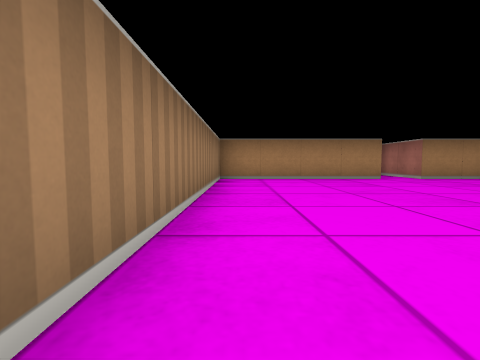
view 1 (above)

15 first-person views from a walk through a cub3D maze. The camera is about half as high as the walls, tilts 4° down and sees 85° across. The floor is counted in squares. Each view is taken from the middle of a square. On the plan, view 1 faces up. The plan holds only what a view shows up to about 9 squares ahead; the rest is blank.

view 2
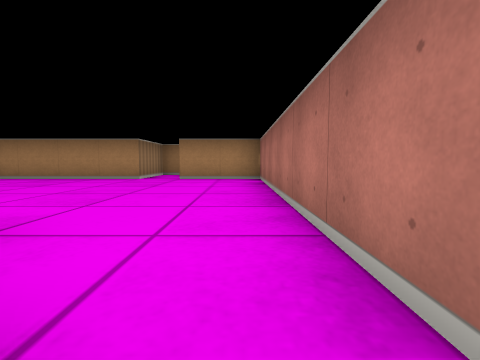

view 3
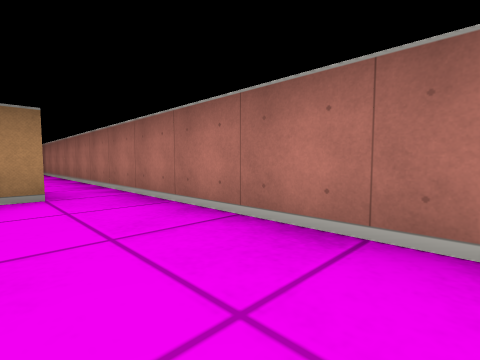

view 4
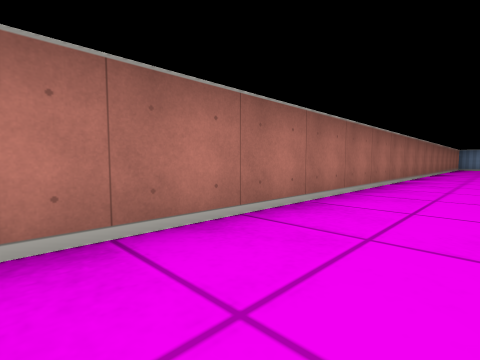

view 5
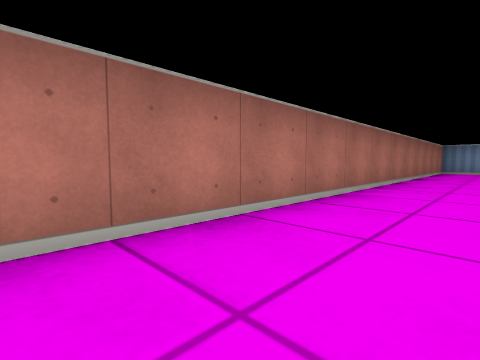

view 6
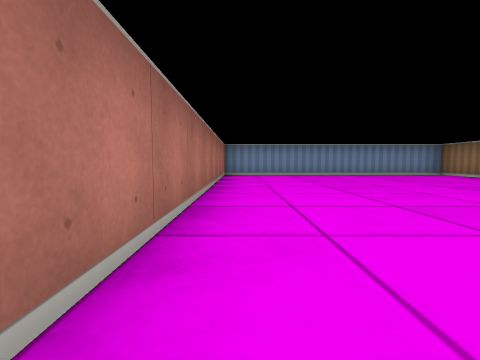

view 7
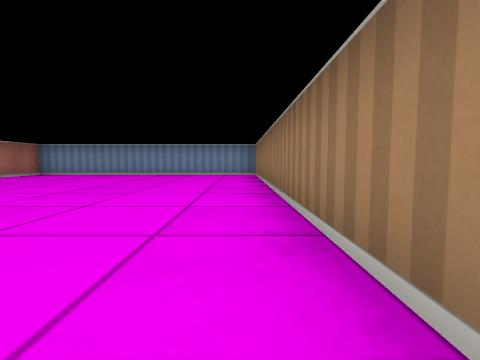

view 8
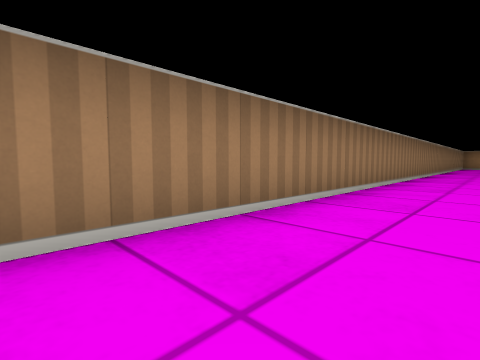

view 9
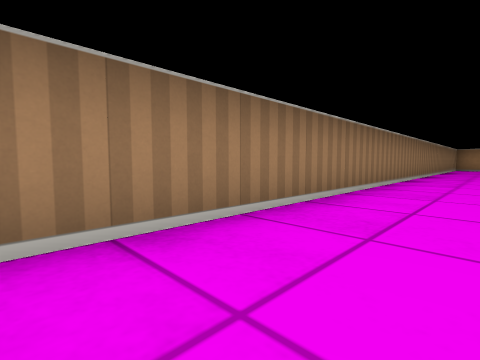

view 10
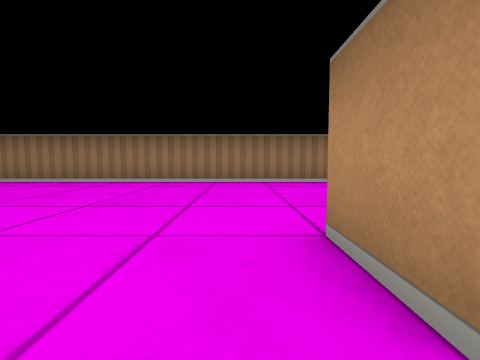

view 11
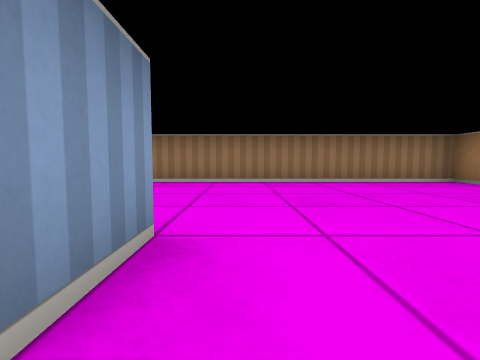

view 12
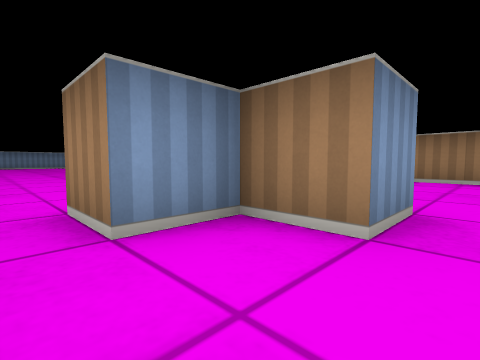

view 13
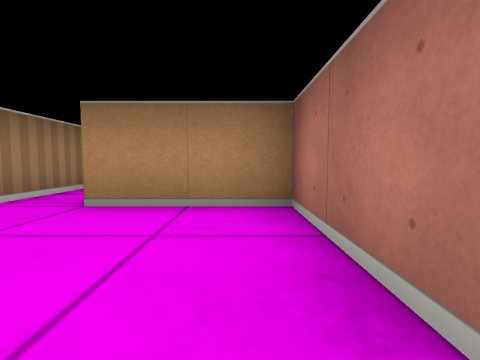

view 14
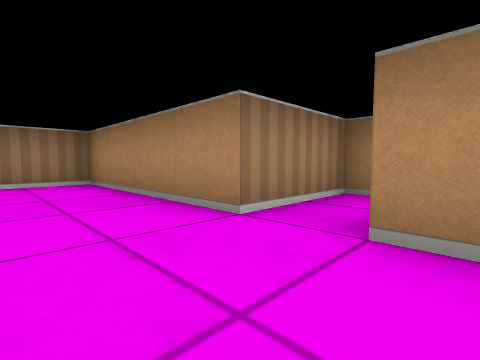

view 15
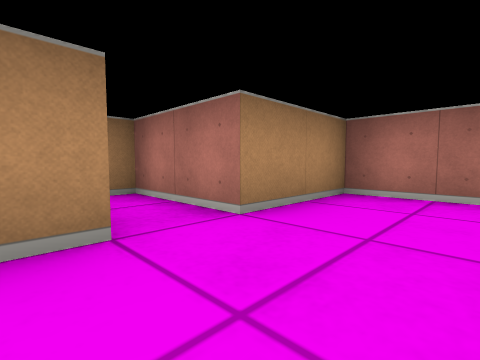

### Floor plan
Points are (right, up) in squares from view 1. A wall is a line through its corners. A room is listed if a view was taken in it or the views show most of it. See-through windows are left out.
Room 1 (views 1, 2, 3, 4, 5, 6, 7, 8, 9, 10, 11, 12, 13, 14, 15)
walls: (4.5, -1.5) (3.5, -1.5); (3.4, 1.5) (4.5, 1.5) (4.5, 0.5) (5.5, 0.5) (5.5, -0.5) (5.1, -0.5); (-0.5, -17.5) (6.5, -17.5) (6.5, 6.5) (4.5, 6.5) (4.5, 8.5) (3.5, 8.5) (3.5, 6.5) (-0.5, 6.5) (-0.5, -17.5)

Positions as (right, up) in squares from view 1, and headings:
1: (0, 0), facing up
2: (6, 0), facing up
3: (5, -4), facing up-right
4: (5, -1), facing down-right
5: (5, -6), facing down-right
6: (6, -9), facing down
7: (0, -9), facing down
8: (1, -12), facing up-left
9: (1, -9), facing up-left
10: (5, -2), facing left
11: (5, 2), facing left
12: (6, 2), facing down-left
13: (6, 4), facing up
14: (5, 5), facing up-left
15: (3, 5), facing up-right
